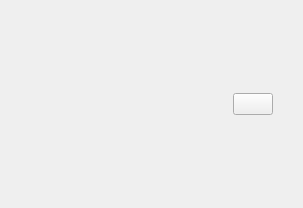
<?xml version="1.0" encoding="UTF-8"?>
<ui version="4.0">
 <class>PLSToastView</class>
 <widget class="QWidget" name="PLSToastView">
  <property name="geometry">
   <rect>
    <x>0</x>
    <y>0</y>
    <width>303</width>
    <height>208</height>
   </rect>
  </property>
  <property name="windowTitle">
   <string>Frame</string>
  </property>
  <layout class="QHBoxLayout" name="horizontalLayout" stretch="0,1,0">
   <property name="spacing">
    <number>15</number>
   </property>
   <property name="leftMargin">
    <number>30</number>
   </property>
   <property name="topMargin">
    <number>30</number>
   </property>
   <property name="rightMargin">
    <number>30</number>
   </property>
   <property name="bottomMargin">
    <number>30</number>
   </property>
   <item>
    <widget class="QLabel" name="iconLabel">
     <property name="text">
      <string/>
     </property>
    </widget>
   </item>
   <item>
    <widget class="QLabel" name="messageLabel">
     <property name="text">
      <string/>
     </property>
     <property name="wordWrap">
      <bool>true</bool>
     </property>
     <property name="openExternalLinks">
      <bool>true</bool>
     </property>
    </widget>
   </item>
   <item>
    <widget class="QPushButton" name="closeButton">
     <property name="text">
      <string/>
     </property>
    </widget>
   </item>
  </layout>
 </widget>
 <resources/>
 <connections/>
</ui>
